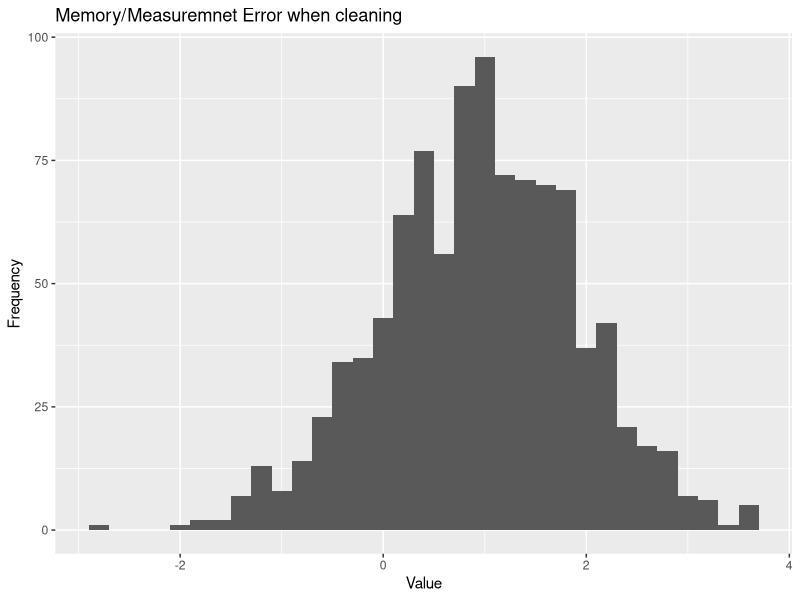
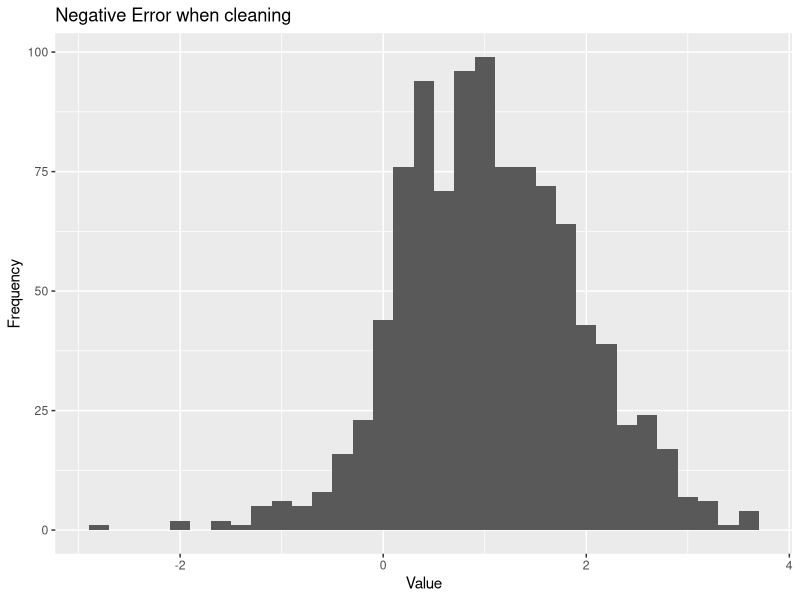
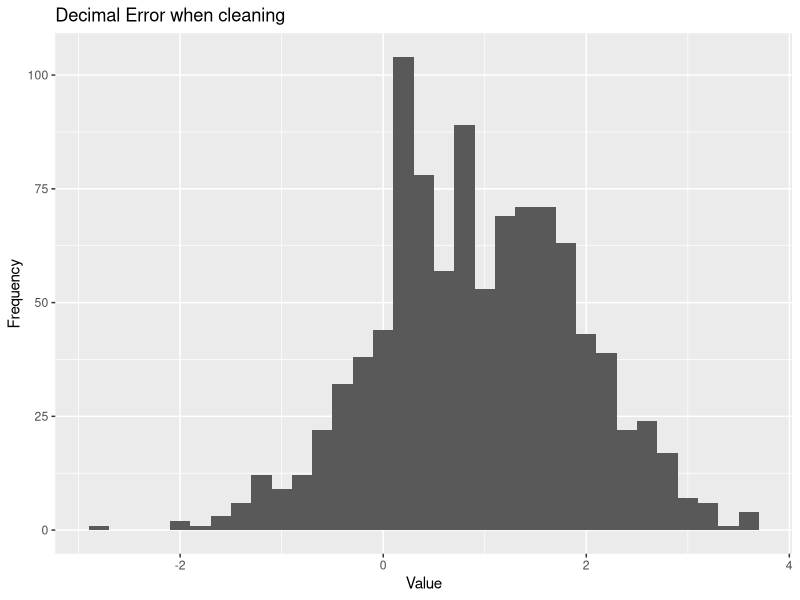
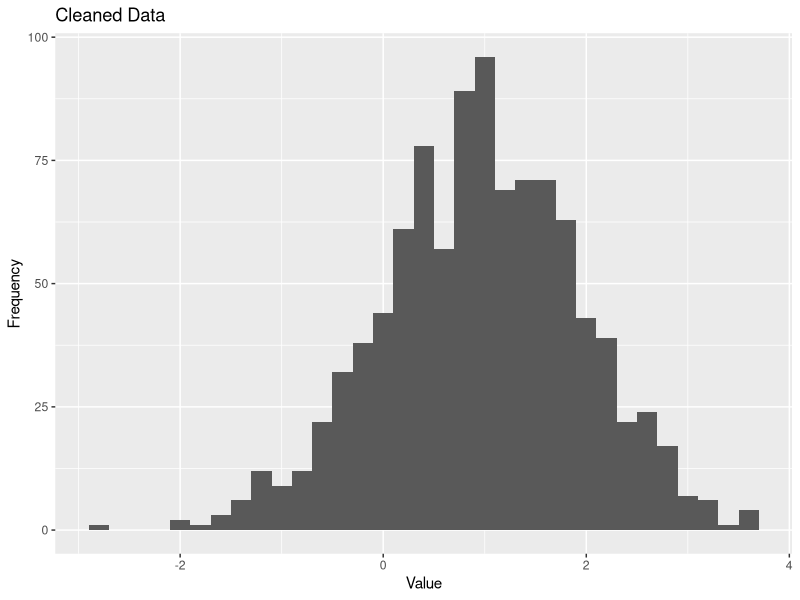

The R script that drew these images, in order:
## ---- chunk 1
#| echo: false
#| warning: false
#| label: tbl-trueData
#| tbl-cap: The Raw Data

library(tidyverse)
library(ggplot2)
library(knitr)
library(dplyr)

## The initial data
data <- rnorm(1000, mean = 1, sd = 1)

set.seed(853)
head(data) |> kable()
## ---- chunk 2
#| echo: false
#| warning: false
#| label: fig-memory
#| fig-cap: Memory/Measuremnet Error when cleaning

mem_err <- data
mem_err[900:1000] <- data[0:100]
# This is just to check if the last digits are all different
check = (tail(mem_err) == tail(data))

mean_mem = mean(mem_err)
print(mean_mem)

mem_err <- data.frame(x = mem_err)
ggplot(mem_err, aes(x = x)) +
  geom_histogram(binwidth = 0.2) +
  labs(title = "Memory/Measuremnet Error when cleaning",
       x = "Value",
       y = "Frequency")
## ---- chunk 3
#| echo: false
#| warning: false
#| label: fig-neg
#| fig-cap: Handleing Negative Error when cleaning
#| 
neg_data <- data
neg_indices <- which(neg_data < 0)

# Select the first half of these indices
neg_indices <- neg_indices[1:(length(neg_indices) %/% 2)]

# Change half of the negative draws to be positive
neg_data[neg_indices] <- abs(neg_data[neg_indices])

mean_neg = mean(neg_data)
print(mean_neg)

neg_data <- data.frame(x = neg_data)
ggplot(neg_data, aes(x = x)) +
  geom_histogram(binwidth = 0.2) +
  labs(title = "Negative Error when cleaning",
       x = "Value",
       y = "Frequency")

## ---- chunk 4
#| echo: false
#| warning: false
#| label: fig-deci
#| fig-cap: Decimal Error when cleaning

deci_data <- data
deci_indices <- which(data >= 1 & data <= 1.1)
deci_data[deci_indices] <- deci_data[deci_indices] / 10

mean_deci = mean(deci_data)
print(mean_deci)

deci_data <- data.frame(x = deci_data)
ggplot(deci_data, aes(x = x)) +
  geom_histogram(binwidth = 0.2) +
  labs(title = "Decimal Error when cleaning",
       x = "Value",
       y = "Frequency")

## ---- chunk 5
#| echo: false
#| warning: false
#| label: fig-clean
#| fig-cap: The Distirbution for Raw data

cleaned_data <- data.frame(x = data)
ggplot(cleaned_data, aes(x = x)) +
  geom_histogram(binwidth = 0.2) +
  labs(title = "Cleaned Data",
       x = "Value",
       y = "Frequency")
mean_clean = mean(data)
print(mean_clean)
